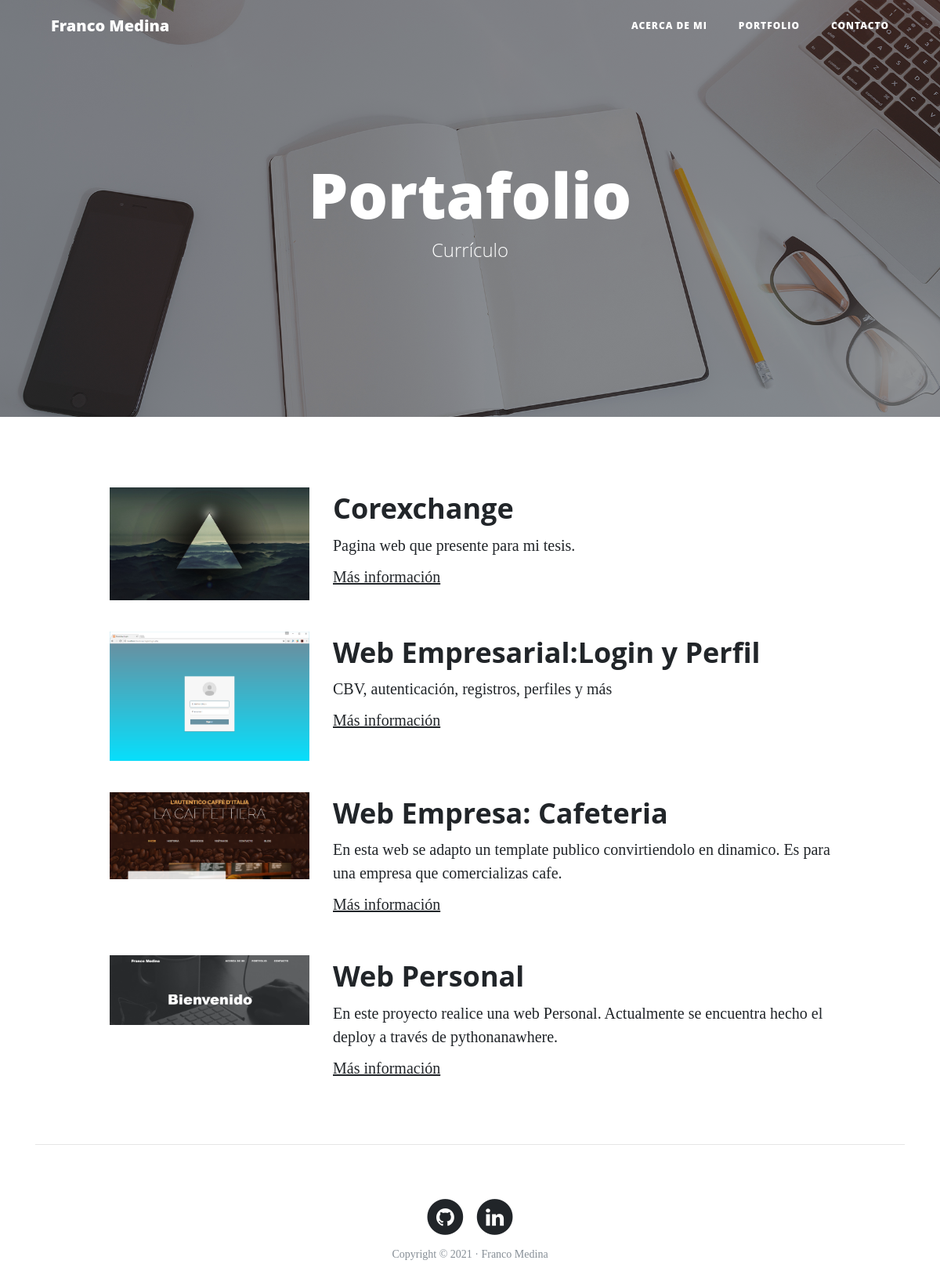
The page /portfolio/ on the database its author committed.
### portfolio/models.py (models this page shows, shortened)
class Project(models.Model):
    title = models.CharField(max_length=30, verbose_name='Titulo')
    description = models.TextField(verbose_name='Descripcion')
    image = models.ImageField(verbose_name='Imagen', upload_to="projects")
    created = models.DateTimeField(
        auto_now_add=True, verbose_name='Fecha de creación')
    updated = models.DateTimeField(
        auto_now=True, verbose_name='Fecha de modificación')
    url = models.URLField(blank=True, null=True)
    class Meta:
        verbose_name = 'Proyecto'
        ordering = ['-created']

### portfolio/views.py (the view)
# urls.py: path('portfolio/', portfolio_views.portfolio, name="portfolio"),
def portfolio(request):
    projects=Project.objects.all()
    return render(request,"portfolio/portfolio.html", {'projects':projects})

### portfolio/templates/portfolio/portfolio.html (shortened to what this page needs)
{%extends 'core/base.html'%}
{%block background%} {%load static%} {%static 'core/img/portfolio-bg.jpg'%} {%endblock%}
{%block header%}
<h1>Portafolio</h1>
<span class="subheading">Currículo</span>
{%endblock%}
{%block content%}
    <div class="container">
    {%for project in projects%}
        <div class="row project">
            <div class="col-lg-3 col-md-4 offset-lg-1">
                <img class="img-fluid" src="{{project.image.url}}" alt="">
            </div>
            <div class="col-lg-7 col-md-8">
                <h2 class="section-heading title">{{project.title}}</h2>
                <p>{{project.description}}</p>
                <p><a href="{{project.url}}">Más información</a></p>
            </div>
        </div>
        {%endfor%}
        <hr>
    {%endblock%}

### core/templates/core/base.html (shortened to what this page needs)
<!DOCTYPE html>
<html lang="es">
<head>
    {%load static%}
    <link href="{% static 'core/vendor/bootstrap/css/bootstrap.min.css'%}" rel="stylesheet">
    <link href="{% static 'core/vendor/font-awesome/css/font-awesome.min.css'%}" rel="stylesheet" type="text/css">
    <link href="{% static 'core/css/clean-blog.min.css'%}" rel="stylesheet">
</head>
<body>
    <nav class="navbar navbar-expand-lg navbar-light fixed-top" id="mainNav">
        <div class="container">
            <a class="navbar-brand" href="{%url 'home' %}">Franco Medina</a>
            <div class="collapse navbar-collapse" id="navbarResponsive">
                <ul class="navbar-nav ml-auto">
                    <li class="nav-item">
                        <a class="nav-link" href="{%url 'about' %}">Acerca de mi</a>
                    </li>
                    <li class="nav-item">
                        <a class="nav-link" href="{%url 'portfolio' %}">Portfolio</a>
                    </li>
                    <li class="nav-item">
                        <a class="nav-link" href="{%url 'contact' %}">Contacto</a>
                    </li>
                </ul>
            </div>
        </div>
    </nav>
    <header class="masthead" style="background-image: url('{%block background%}{%endblock%}')">
        <div class="overlay"></div>
        <div class="container">
            <div class="row">
                <div class="col-lg-8 col-md-10 mx-auto">
                    <div class="site-heading">
                        {%block header%}
                        {%endblock%}
                    </div>
                </div>
            </div>
        </div>
    </header>
    {%block content%}
    {%endblock%}
    <footer>
        <div class="container">
            <div class="row">
                <div class="col-lg-8 col-md-10 mx-auto">
                    <ul class="list-inline text-center">
                        <li class="list-inline-item">
                            <a href="https://github.com/francomedin">
                                <span class="fa-stack fa-lg">
                                    <i class="fa fa-circle fa-stack-2x"></i>
                                    <i class="fa fa-github fa-stack-1x fa-inverse"></i>
                                </span>
                            </a>
                        </li>
                        <li class="list-inline-item">
                            <a href="https://www.linkedin.com/in/franco-medina-30842ab6/">
                                <span class="fa-stack fa-lg">
                                    <i class="fa fa-circle fa-stack-2x"></i>
                                    <i class="fa fa-linkedin fa-stack-1x fa-inverse"></i>
                                </span>
                            </a>
                        </li>
                    </ul>
                    <p class="copyright text-muted">Copyright &copy; 2021 · Franco Medina</p>
                </div>
            </div>
        </div>
    </footer>
</body>
</html>

### rows shown on the page
Project: image (picture), title "Corexchange", description "Pagina web que presente para mi tesis."
Project: image (picture), title "Web Empresarial:Login y Perfil", description "CBV, autenticación, registros, perfiles y más"
Project: image (picture), title "Web Empresa: Cafeteria", description "En esta web se adapto un template publico convirtiendolo en dinamico. Es para una empresa que comercializas cafe."
Project: image (picture), title "Web Personal", description "En este proyecto realice una web Personal. Actualmente se encuentra hecho el deploy a través de pythonanawhere."
